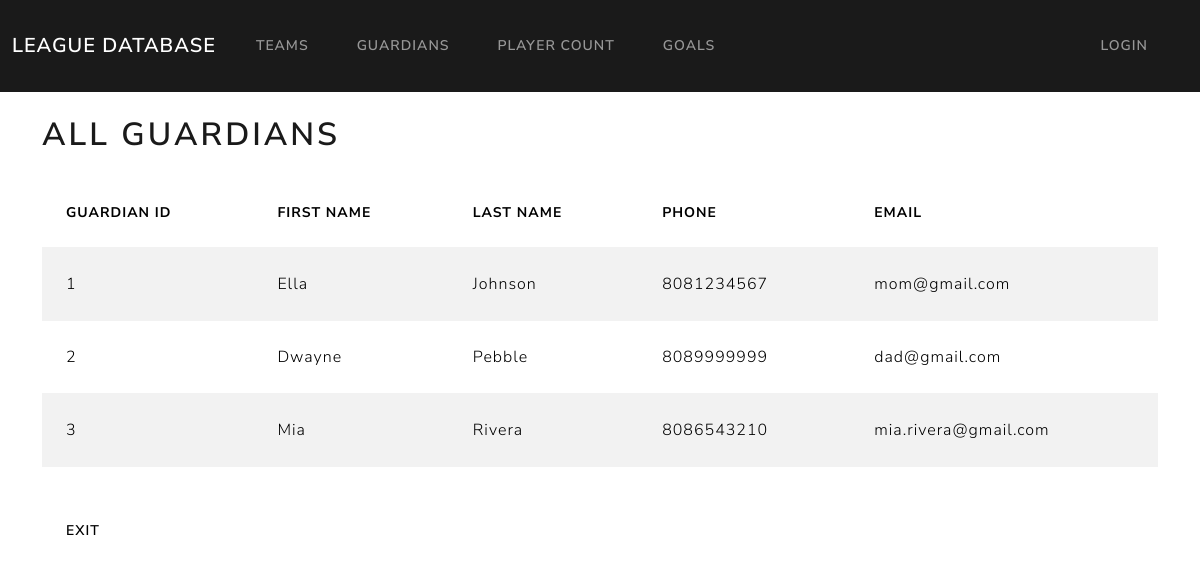
Page /guardians/ on the committed database.
### league/models.py (models this page shows)
class Guardian(models.Model):
    guardianid = models.AutoField(db_column='GuardianID', primary_key=True)  # Field name made lowercase.
    firstname = models.TextField(db_column='FirstName', blank=True, null=True)  # Field name made lowercase.
    lastname = models.TextField(db_column='LastName', blank=True, null=True)  # Field name made lowercase.
    phone = models.TextField(db_column='Phone', blank=True, null=True)  # Field name made lowercase.
    email = models.TextField(db_column='Email', blank=True, null=True)  # Field name made lowercase.
    class Meta:
        managed = False
        db_table = 'Guardian'

### league/views.py (the view)
# urls.py: path('guardians/', views.all_guardians, name='all_guardians'),
def all_guardians(request):
    with connection.cursor() as cursor:
        cursor.execute("SELECT * FROM Guardian")
        rows = cursor.fetchall()
        columns = [col[0] for col in cursor.description]
        guardians = [dict(zip(columns, row)) for row in rows]
    return render(request, 'league/all_guardians.html', {'guardians': guardians})

### league/templates/league/all_guardians.html (shortened to what this page needs)
{% extends "base.html" %}
{% block content %}
<h1 class="my-4">All Guardians</h1>
<table class="table table-striped">
    <thead class="thead-dark">
        <tr>
            <th>Guardian ID</th>
            <th>First Name</th>
            <th>Last Name</th>
            <th>Phone</th>
            <th>Email</th>
        </tr>
    </thead>
    <tbody>
        {% for guardian in guardians %}
        <tr>
            <td>{{ guardian.GuardianID }}</td>
            <td>{{ guardian.FirstName }}</td>
            <td>{{ guardian.LastName }}</td>
            <td>{{ guardian.Phone }}</td>
            <td>{{ guardian.Email }}</td>
        </tr>
        {% endfor %}
    </tbody>
</table>
<a href="/" class="btn btn-secondary mt-4">Exit</a>
{% endblock %}

### rows in the picture
Guardian: GuardianID "1", FirstName "Ella", LastName "Johnson", Phone "8081234567", Email "mom@gmail.com"
Guardian: GuardianID "2", FirstName "Dwayne", LastName "Pebble", Phone "8089999999", Email "dad@gmail.com"
Guardian: GuardianID "3", FirstName "Mia", LastName "Rivera", Phone "8086543210", Email "mia.rivera@gmail.com"
